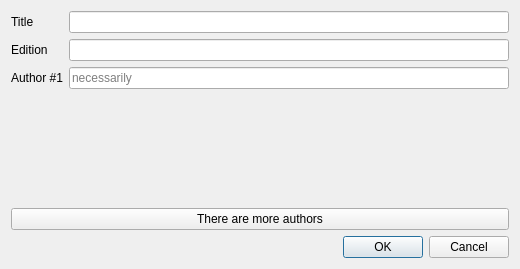
<?xml version="1.0" encoding="UTF-8"?>
<ui version="4.0">
 <class>InventoryDialog</class>
 <widget class="QDialog" name="InventoryDialog">
  <property name="geometry">
   <rect>
    <x>0</x>
    <y>0</y>
    <width>520</width>
    <height>269</height>
   </rect>
  </property>
  <property name="sizePolicy">
   <sizepolicy hsizetype="Fixed" vsizetype="Preferred">
    <horstretch>0</horstretch>
    <verstretch>0</verstretch>
   </sizepolicy>
  </property>
  <property name="windowTitle">
   <string>Dialog</string>
  </property>
  <layout class="QVBoxLayout" name="verticalLayout">
   <item>
    <layout class="QFormLayout" name="formLayout">
     <item row="0" column="0">
      <widget class="QLabel" name="label">
       <property name="text">
        <string>Title</string>
       </property>
      </widget>
     </item>
     <item row="0" column="1">
      <widget class="QLineEdit" name="titleLineEdit"/>
     </item>
     <item row="1" column="0">
      <widget class="QLabel" name="label_2">
       <property name="text">
        <string>Edition</string>
       </property>
      </widget>
     </item>
     <item row="1" column="1">
      <widget class="QLineEdit" name="editionLineEdit"/>
     </item>
     <item row="2" column="0">
      <widget class="QLabel" name="label_3">
       <property name="text">
        <string>Author #1</string>
       </property>
      </widget>
     </item>
     <item row="2" column="1">
      <widget class="QLineEdit" name="authorLineEdit_1">
       <property name="placeholderText">
        <string>necessarily</string>
       </property>
      </widget>
     </item>
    </layout>
   </item>
   <item>
    <widget class="QPushButton" name="moreAuhtorsPushButton">
     <property name="text">
      <string>There are more authors</string>
     </property>
    </widget>
   </item>
   <item>
    <widget class="QDialogButtonBox" name="buttonBox">
     <property name="orientation">
      <enum>Qt::Horizontal</enum>
     </property>
     <property name="standardButtons">
      <set>QDialogButtonBox::Cancel|QDialogButtonBox::Ok</set>
     </property>
    </widget>
   </item>
  </layout>
 </widget>
 <resources/>
 <connections>
  <connection>
   <sender>buttonBox</sender>
   <signal>accepted()</signal>
   <receiver>InventoryDialog</receiver>
   <slot>accept()</slot>
   <hints>
    <hint type="sourcelabel">
     <x>248</x>
     <y>254</y>
    </hint>
    <hint type="destinationlabel">
     <x>157</x>
     <y>274</y>
    </hint>
   </hints>
  </connection>
  <connection>
   <sender>buttonBox</sender>
   <signal>rejected()</signal>
   <receiver>InventoryDialog</receiver>
   <slot>reject()</slot>
   <hints>
    <hint type="sourcelabel">
     <x>316</x>
     <y>260</y>
    </hint>
    <hint type="destinationlabel">
     <x>286</x>
     <y>274</y>
    </hint>
   </hints>
  </connection>
 </connections>
</ui>
